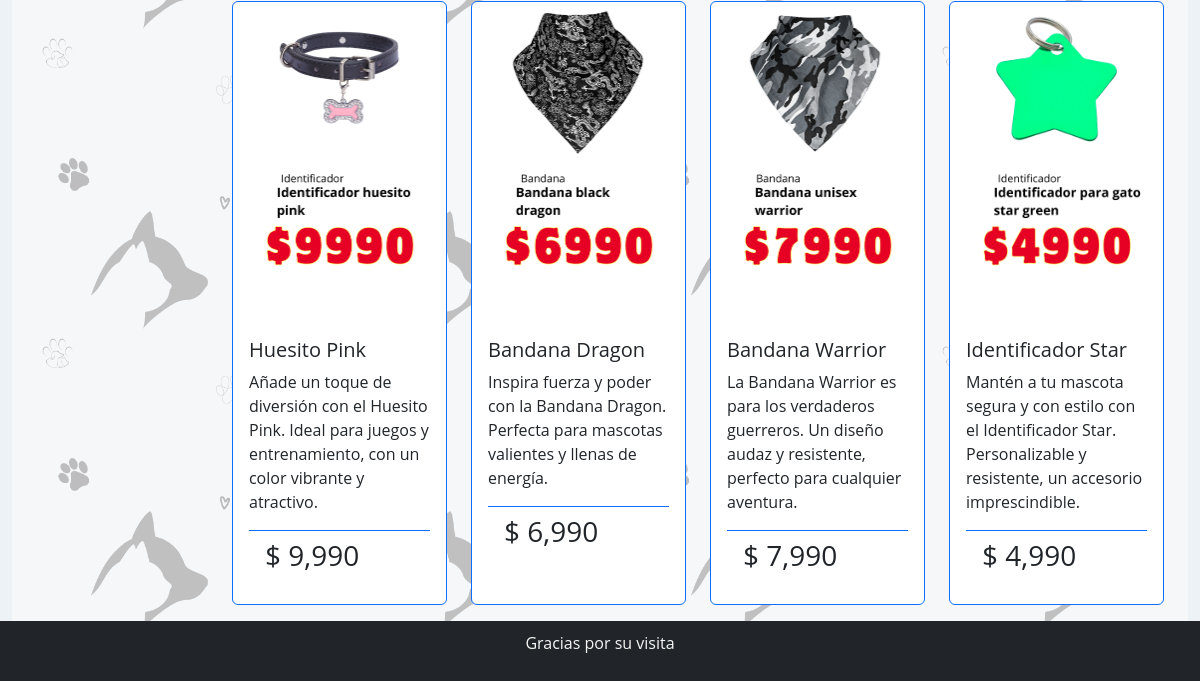
The app's page /tienda/ (lower part), older data.
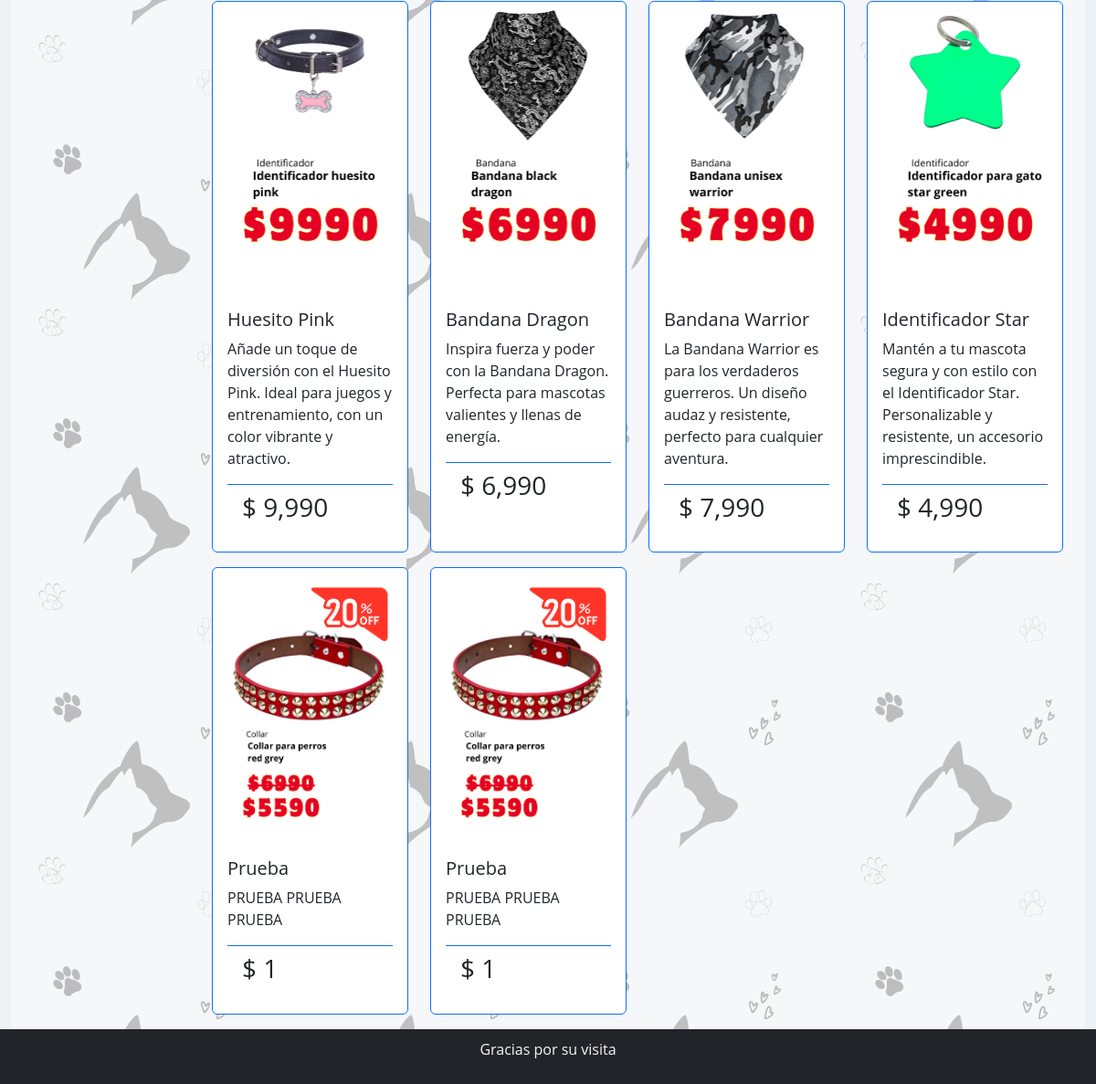
The same page, newer data.
### appShop/models.py (models this page shows, shortened)
class Product(models.Model):
    id_product       = models.AutoField(db_column='idProduct', primary_key=True)
    products         = models.CharField(max_length=20, blank=True, null=True)
    price            = models.IntegerField(blank=True, null=True)
    id_category      = models.ForeignKey('Category',on_delete=models.CASCADE, db_column='idCategory')
    image            = models.ImageField(upload_to="productos", null=True)
    description      = models.TextField()
    activo           = models.BooleanField(default=True)

### appShop/views.py (the view)
# urls.py: path('tienda/', views.tienda, name='tienda'),
def tienda(request):
    categorias_seleccionadas = request.GET.getlist('categoria')
    if categorias_seleccionadas:
        productos = Product.objects.filter(id_category__category__in=categorias_seleccionadas)
    else:
        productos = Product.objects.all()
    categorias = Category.objects.all()
    context = {
        'Productos': productos,
        'Categorias': categorias,
        'categorias_seleccionadas': categorias_seleccionadas,
    }
    return render(request, 'appShop/tienda.html', context)

### appShop/templates/appShop/tienda.html (shortened to what this page needs)
{% extends 'appShop/base.html' %}
{% load static %}
{% load humanize%}
{% block contenido %}
<div class="container-fluid bg-opacity-75 bg-light">
    <br><br>
    <div class="row justify-content-start">
        <div class="col-lg-2 col-md-3 col-sm-4 col-12 mb-3">
        </div>
        <div class="col-lg-10 col-md-9 col-sm-8 col-12">
            <div class="container-fluid">
                <div class="row">
                    {% for producto in Productos %}
                    <div class="col-lg-3 col-md-4 col-sm-6 col-12 mb-3">
                        <div class="card border-primary h-100">
                            {% if producto.image %}
                            <img src="{{ producto.image.url }}" class="card-img-top" alt="{{ producto.products }}">
                            {% endif %}
                            <div class="card-body d-flex flex-column">
                                <h5 class="card-title">{{ producto.products | title }}</h5>
                                <div class="card-text mb-3">
                                    {{ producto.description }}
                                </div>
                                <div class="card-footer bg-transparent border-primary">
                                    <h3>$ {{ producto.price | intcomma}}</h3>
                                </div>
                            </div>
                        </div>
                    </div>
                    {% endfor %}
                </div>
            </div>
        </div>
    </div>
</div>
{% endblock %}

Row changes from the older to the newer data that the page shows:
added Product: image (picture), products "Prueba", description "PRUEBA PRUEBA PRUEBA", price "1"
added Product: image (picture), products "Prueba", description "PRUEBA PRUEBA PRUEBA", price "1"
